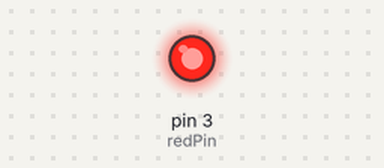
Simulated run of this sketch. Board: Arduino Uno, built with avr-gcc and run on an emulated ATmega328P. Parts: output pins drawn as LEDs (lit = HIGH).

Above: at 1.1 s.
At 5.7 s:
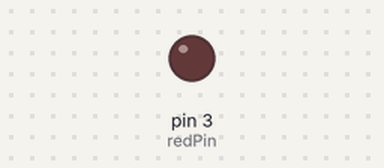
Timing chart, 0 to 8.8 s (numbered marks = the images above):
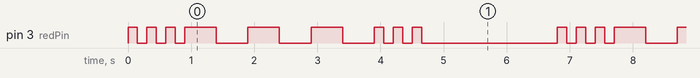

The sketch:

SOS_Light.ino
```cpp
int redPin = 3;
int dit = 150;
int dah = 500;
int resetDelay = 2000;

void setup() {
  pinMode(redPin, OUTPUT);
}

void loop() {
  digitalWrite(redPin, HIGH);
  delay(dit);
  digitalWrite(redPin, LOW);
  delay(dit);

  digitalWrite(redPin, HIGH);
  delay(dit);
  digitalWrite(redPin, LOW);
  delay(dit);

  digitalWrite(redPin, HIGH);
  delay(dit);
  digitalWrite(redPin, LOW);
  delay(dit);

  digitalWrite(redPin, HIGH);
  delay(dah);
  digitalWrite(redPin, LOW);
  delay(dah);

  digitalWrite(redPin, HIGH);
  delay(dah);
  digitalWrite(redPin, LOW);
  delay(dah);

  digitalWrite(redPin, HIGH);
  delay(dah);
  digitalWrite(redPin, LOW);
  delay(dah);

  digitalWrite(redPin, HIGH);
  delay(dit);
  digitalWrite(redPin, LOW);
  delay(dit);

  digitalWrite(redPin, HIGH);
  delay(dit);
  digitalWrite(redPin, LOW);
  delay(dit);

  digitalWrite(redPin, HIGH);
  delay(dit);
  digitalWrite(redPin, LOW);
  delay(dit);

  delay(resetDelay);
}
```

Measured:
- by itself, pin 3 (redPin): repeats every 6.8 s: 2 × (LOW 0.15 s, HIGH 0.15 s), LOW 0.15 s, 3 × (HIGH 0.50 s, LOW 0.50 s), 2 × (HIGH 0.15 s, LOW 0.15 s), HIGH 0.15 s, LOW 2.2 s, HIGH 0.15 s
- by itself, everything shown: repeats every 6.8 s, in 18 steps
